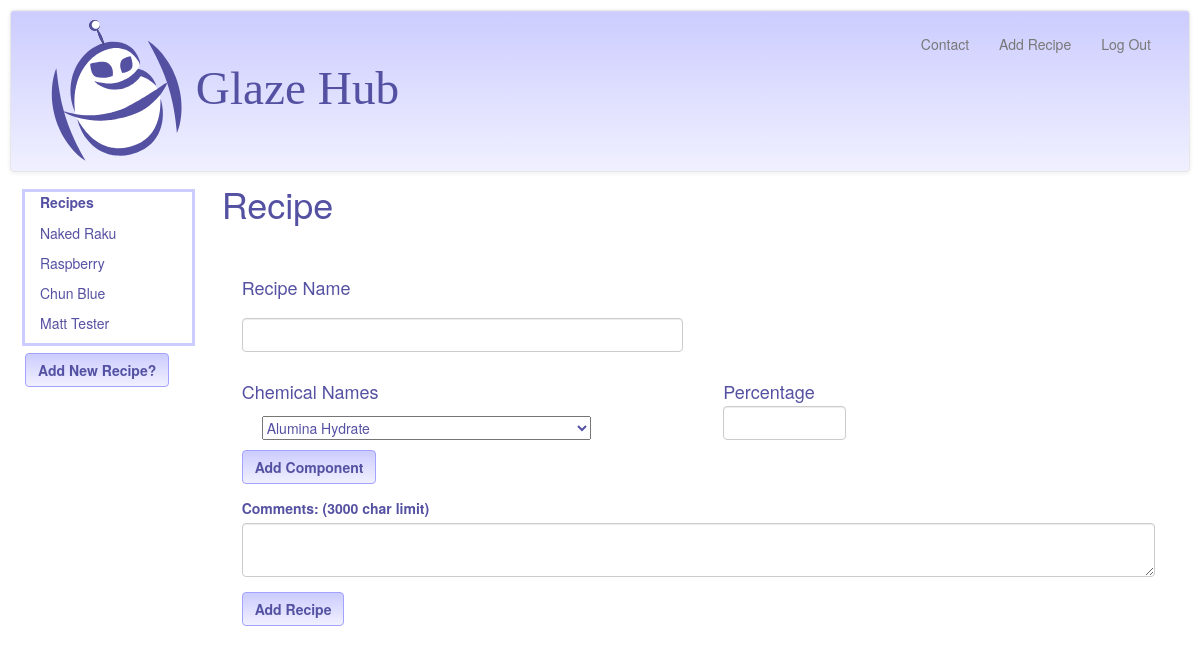
Page /addRecipe/4 (signed in) on the committed database.
### model.py (models this page shows, shortened)
class Recipe(Base):
	__tablename__ = "recipes"
	id = Column(Integer, primary_key = True)
	recipe_name = Column(String (120))
	user_id = Column(Integer, ForeignKey('users.id'))
	user_notes = Column(String (3000), nullable = True)
	user = relationship("User", backref = backref("recipes", order_by=id))
	@classmethod
	def getRecipeNamesByUserID(cls, user_id):
		return session.query(Recipe).filter_by(user_id = user_id).all()

### glazehub.py (the view)
@app.route("/addRecipe/<int:userViewID>", methods=['GET'])
def showRecipeAddForm(userViewID):
	userLoginID = session["user_id"]
	recipe_name = ""
	if userLoginID != int(userViewID):
		flash ("Invalid User ID. Here are your recipes. 2")
		userViewID = userLoginID
		recipes = model.Recipe.getRecipeNamesByUserID(userLoginID)
		return render_template("user_recipes.html", user_id = userViewID, display_recipes = recipes)
	else:
		display_recipes = showUserRecipeList(userViewID)
		chems = model.session.query(model.Chem).all()
		chemNames = [chem.chem_name for chem in chems]
	return render_template("add_recipe.html", chem_names = chemNames, user_id = userViewID,
			display_recipes= display_recipes, recipe_name = recipe_name)

### glazehub.py (called while the page is built)
def showUserRecipeList(userViewID):
	userLoginID = session["user_id"]
	if userLoginID != int(userViewID):
		flash ("Invalid User ID. Here are your recipes. 3")
		userViewID = userLoginID
		recipes = model.Recipe.getRecipeNamesByUserID(userLoginID)
		return recipes
	else:
		recipes = model.Recipe.getRecipeNamesByUserID(userViewID)
		return recipes

### templates/add_recipe.html (shortened to what this page needs)
{% extends 'base2.html' %}
{% block body %}
<div class = "col-sm-2">
	<div class = "col-sm-12" id = "recipe_list" style="outline: 3px solid #ccccff; margin-bottom:10px" >
    	<label class = "control-label" for="userRecipes">
			Recipes
		</label>
		{% for recipe in display_recipes %}
		<ul style = "margin-top: 6px" id="recipe_names">
			<a id = "recipe_links" href = "/recipecomps/{{ recipe.user_id }} /{{recipe.recipe_name }}">
				<li>{{ recipe.recipe_name }}</li></a>
		</ul>
		{% endfor %}
	</div>
	<div class = "row" id = "add_recipe_button">
		<div class = "col-sm-2">
			<a href = "/addRecipe/{{user_id}}">
			<button class ="btn btn-GH" type = "submit" id = "add_recipe">
					<strong>Add New Recipe?</strong></button>
			</a>
		</div>
	</div>
</div>
<div class = "col-sm-10" id = "recipe_section" style="margin-top:-2em">
	<h1>Recipe</h1>
	<div id = "compTemplate">
		<div class = "col-sm-6" style = "margin:5px">
		    <select name="chem">
				{% for chem in chem_names %}
					<option value="{{ chem }}">{{ chem }}</option>
				{% endfor %}
			</select>
		</div>
		<div class = "col-sm-2" style = "margin-top:-10px">
			<input class = "form-control" type = "text" id = "percentage"
					name="percentage"/>
		</div>
	</div>
	<form method=post>
		<div class = "row">
			<div class = "form-group" id = "recipename">
				<div class = "col-sm-6">
					<label class = "control-label" for="recipename" id ="recipename">
						<h4>Recipe Name</h4>
					</label>
					<input class = "form-control" type = "text" id = "recipename"
						name="recipename" />
				</div>
			</div>
		</div>
		<div id = "chemicals">
		<div class = "row">
			<div class = "col-sm-6">
				<h4>Chemical Names</h4>
			</div>
			<div class = "col-sm-2" style="margin-left:10px">
				<h4>Percentage</h4>
			</div>
		</div>
			<div id = "chems_percents_tbl">
			<div class = "col-sm-8" style = "margin-left:10px">
				<div class ="row">
					<button id = "add_component" class ="btn btn-GH" style="margin-top:5px; margin-left:-10px" ><strong>Add Component</strong>
					</button>
				</div>
			</div>
			<div class = "row" id = "addNotes">
			<label class = "col-sm-8 control-label" for="userCommentslbl" id ="userCommentslbl" style = "margin-top:1em">
				Comments: (3000 char limit)
			</label>
			</div>
			<div class = "row">
				<div class = "col-sm-12" id = "userComments">
					<textarea class = "form-control" name = "usercomments" type = "text" maxlength = "3000", id = "usercomments" style = " margin-bottom:10px"></textarea>
				</div>
			</div>
				<div class = "col-sm-8">
					<div class = "row">
							<button class ="btn btn-GH" style="margin-top:5px; " type = "submit" id = "add_recipe" value="Add Recipe">
							<strong>Add Recipe</strong>
							</button>
					</div>
				</div>
		</div>
	</form>
</div>
{% endblock %}

### static/css/style.css (style rules this page uses)
a:link { color:#5551a2; }
body { margin:10px; font-family: "Helvetica Neue", Helvetica, "Segoe UI", Arial, freesans, sans-serif; color:#5551a2; }
div#recipename { margin:20px; }
div#chemicals { margin:20px; }
#compTemplate { visibility: hidden; }
div#recipe_list { overflow: scroll; }
a#recipe_links { text-decoration: none; }
ul#recipe_names { list-style-type: none; padding:0 0px; }
input { height:3em; margin-top: 5px; }
.btn-GH { background-image: -webkit-linear-gradient(top, #ccccff 0%, #f0f0ff 100%); background-image: -o-linear-gradient(top, #ccccff 0%, #f0f0ff 100%); background-image: -webkit-gradient(linear, left top, left bottom, from(#ccccff), to(#f0f0ff)); background-image: linear-gradient(to bottom, #ccccff 0%, #f0f0ff 100%); filter: progid:DXImageTransform.Microsoft.gradient(startColorstr='#ffccccff', endColorstr='#fff0f0ff', GradientType=0); filter: progid:DXImageTransform.Microsoft.gradient(enabled = false); background-repeat: repeat-x; border-color: #a3a3ff; color:#5551a2; }

### rows in the picture
Recipe: recipe_name "Naked Raku"
Recipe: recipe_name "Raspberry"
Recipe: recipe_name "Chun Blue"
Recipe: recipe_name "Matt Tester"

### other values in the picture
{{ "Log Out" }} "Log Out"
form field chem "Alumina Hydrate"
